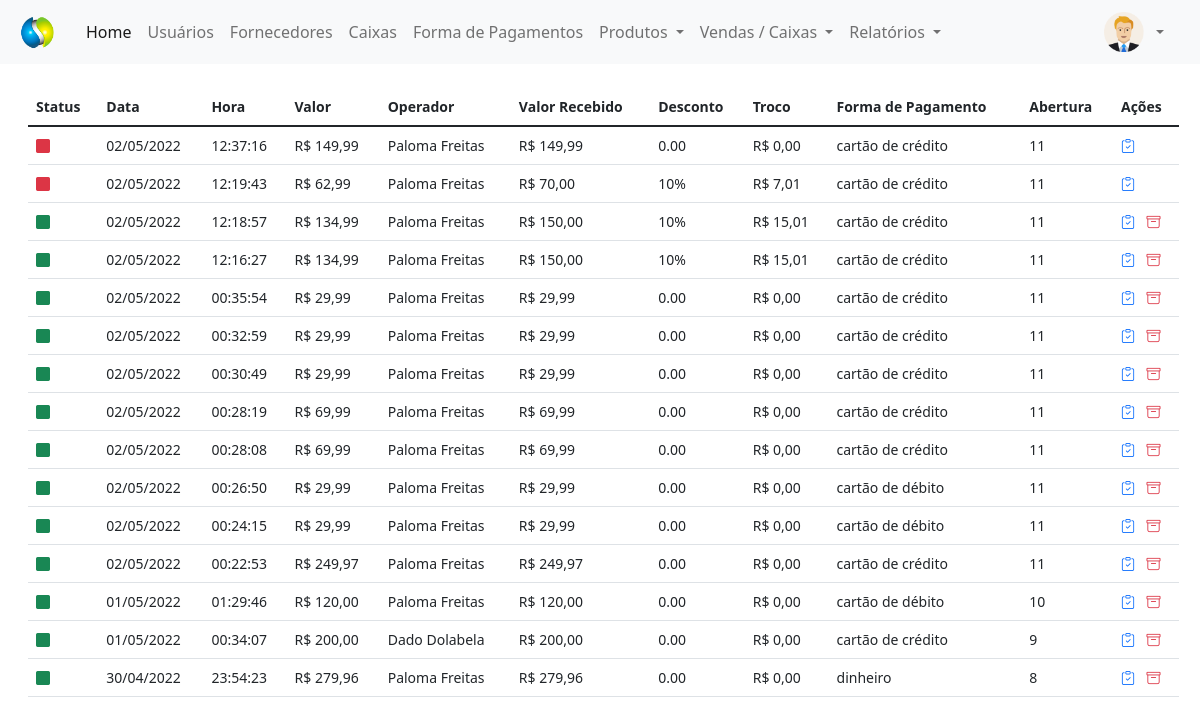
/painel-adm/index.php?pagina=vendas (signed in), run on the app's committed database.
### tables this page shows
CREATE TABLE `vendas` (
  `id` int(11) NOT NULL,
  `valor` decimal(8,2) NOT NULL,
  `data` date NOT NULL,
  `hora` time NOT NULL,
  `operador` int(11) NOT NULL,
  `valor_recebido` decimal(8,2) NOT NULL,
  `desconto` varchar(30) NOT NULL,
  `troco` decimal(8,2) NOT NULL,
  `forma_pgto` int(11) NOT NULL,
  `abertura` int(11) NOT NULL,
  `status` varchar(15) NOT NULL
);

CREATE TABLE `usuarios` (
  `id` int(11) NOT NULL,
  `nome` varchar(80) NOT NULL,
  `email` varchar(80) NOT NULL,
  `cpf` varchar(15) NOT NULL,
  `senha` varchar(20) NOT NULL,
  `nivel` varchar(20) NOT NULL
);

CREATE TABLE `forma_pgtos` (
  `id` int(11) NOT NULL,
  `codigo` int(11) NOT NULL,
  `nome` varchar(30) NOT NULL
);

### painel-adm/vendas.php (the view, shortened to what this page needs)
<?php
require_once('../conexao.php');
$pag = 'vendas';
?>
<!DOCTYPE html>
<html lang="en">
<head>
</head>
<body>
    <div class="mt-4" style="margin-right: 25px">
        <?php
        $query_tab = $pdo->query("SELECT * FROM vendas order by id desc");
        $res_tab = $query_tab->fetchAll(PDO::FETCH_ASSOC);
        $total_reg_tab = @count($res_tab);
        if ($total_reg_tab > 0) {
        ?>
            <small>
                <table id="vendas" class="table table-hover my-4" style="width:100%">
                    <thead>
                        <tr>
                            <th>Status</th>
                            <th>Data</th>
                            <th>Hora</th>
                            <th>Valor</th>
                            <th>Operador</th>
                            <th>Valor Recebido
                            </th>
                            <th>Desconto</th>
                            <th>Troco</th>
                            <th>Forma de Pagamento
                            </th>
                            <th>Abertura
                            </th>
                            <th>Ações</th>
                        </tr>
                    </thead>
                    <tbody>
                        <?php
                        for ($i = 0; $i < $total_reg_tab; $i++) {
                            $valor = "R$ " . number_format($res_tab[$i]['valor'], 2, ',', '.');
                            $valor_recebido = "R$ " . number_format($res_tab[$i]['valor_recebido'], 2, ',', '.');
                            $troco = "R$ " . number_format($res_tab[$i]['troco'], 2, ',', '.');
                            $data = implode('/', array_reverse(explode('-', $res_tab[$i]['data'])));
                            $id_venda = $res_tab[$i]['id'];
                            $codigo_forma_pgto = $res_tab[$i]['forma_pgto'];
                            $query2 = $pdo->query("SELECT * FROM forma_pgtos WHERE codigo = '$codigo_forma_pgto'");
                            $res2 = $query2->fetchAll(PDO::FETCH_ASSOC);
                            $nome_forma_pgto = $res2[0]['nome'];
                            $id_operador = $res_tab[$i]['operador'];
                            $query3 = $pdo->query("SELECT * FROM usuarios WHERE id = '$id_operador'");
                            $res3 = $query3->fetchAll(PDO::FETCH_ASSOC);
                            $nome_operador = $res3[0]['nome'];
                            if ($res_tab[$i]['status'] == 'Concluída') {
                                $classe = 'text-success';
                            } else {
                                $classe = 'text-danger';
                            }
                        ?>
                            <tr>
                                <td>
                                    <i class="bi bi-square-fill <?php echo $classe; ?>"></i>
                                </td>
                                <td><?php echo $data; ?></td>
                                <td><?php echo $res_tab[$i]['hora']; ?></td>
                                <td><?php echo $valor ?></td>
                                <td><?php echo $nome_operador ?></td>
                                <td><?php echo $valor_recebido; ?></td>
                                <td><?php echo $res_tab[$i]['desconto']; ?></td>
                                <td><?php echo $troco; ?></td>
                                <td><?php echo $nome_forma_pgto; ?></td>
                                <td><?php echo $res_tab[$i]['abertura']; ?></td>
                                <td>
                                    <a href="../painel-operador/comprovante_class.php?id=<?php echo $id_venda; ?>" type="button" title="Gerar Comprovante" style="text-decoration: none" target="_blank">
                                        <i class="bi bi-clipboard-check text-primary me-2"></i>
                                    </a>
                                    <?php if ($res_tab[$i]['status'] == 'Concluída') { ?>
                                        <a href="index.php?pagina=<?php echo $pag; ?>&funcao=deletar&id=<?php echo $res_tab[$i]['id']; ?>" type="button" title="Cancelar Venda">
                                            <i class="bi bi-archive text-danger"></i>
                                        </a>
                                    <?php } ?>
                                </td>
                            </tr>
                        <?php }
                        ?>
                    </tbody>
                </table>
            </small>
        <?php } else {
            echo "Não existem dados para serem exibidos!";
        } ?>
    </div>
</body>
</html>

### data on the page
vendas: data "02/05/2022", hora "12:37:16", valor "R$ 149,99", usuarios.nome "Paloma Freitas", valor_recebido "R$ 149,99", desconto "0.00", troco "R$ 0,00", forma_pgtos.nome "cartão de crédito", abertura "11"
vendas: data "02/05/2022", hora "12:19:43", valor "R$ 62,99", usuarios.nome "Paloma Freitas", valor_recebido "R$ 70,00", desconto "10%", troco "R$ 7,01", forma_pgtos.nome "cartão de crédito", abertura "11"
vendas: data "02/05/2022", hora "12:18:57", valor "R$ 134,99", usuarios.nome "Paloma Freitas", valor_recebido "R$ 150,00", desconto "10%", troco "R$ 15,01", forma_pgtos.nome "cartão de crédito", abertura "11"
vendas: data "02/05/2022", hora "12:16:27", valor "R$ 134,99", usuarios.nome "Paloma Freitas", valor_recebido "R$ 150,00", desconto "10%", troco "R$ 15,01", forma_pgtos.nome "cartão de crédito", abertura "11"
vendas: data "02/05/2022", hora "00:35:54", valor "R$ 29,99", usuarios.nome "Paloma Freitas", valor_recebido "R$ 29,99", desconto "0.00", troco "R$ 0,00", forma_pgtos.nome "cartão de crédito", abertura "11"
vendas: data "02/05/2022", hora "00:32:59", valor "R$ 29,99", usuarios.nome "Paloma Freitas", valor_recebido "R$ 29,99", desconto "0.00", troco "R$ 0,00", forma_pgtos.nome "cartão de crédito", abertura "11"
vendas: data "02/05/2022", hora "00:30:49", valor "R$ 29,99", usuarios.nome "Paloma Freitas", valor_recebido "R$ 29,99", desconto "0.00", troco "R$ 0,00", forma_pgtos.nome "cartão de crédito", abertura "11"
vendas: data "02/05/2022", hora "00:28:19", valor "R$ 69,99", usuarios.nome "Paloma Freitas", valor_recebido "R$ 69,99", desconto "0.00", troco "R$ 0,00", forma_pgtos.nome "cartão de crédito", abertura "11"
vendas: data "02/05/2022", hora "00:28:08", valor "R$ 69,99", usuarios.nome "Paloma Freitas", valor_recebido "R$ 69,99", desconto "0.00", troco "R$ 0,00", forma_pgtos.nome "cartão de crédito", abertura "11"
vendas: data "02/05/2022", hora "00:26:50", valor "R$ 29,99", usuarios.nome "Paloma Freitas", valor_recebido "R$ 29,99", desconto "0.00", troco "R$ 0,00", forma_pgtos.nome "cartão de débito", abertura "11"
vendas: data "02/05/2022", hora "00:24:15", valor "R$ 29,99", usuarios.nome "Paloma Freitas", valor_recebido "R$ 29,99", desconto "0.00", troco "R$ 0,00", forma_pgtos.nome "cartão de débito", abertura "11"
vendas: data "02/05/2022", hora "00:22:53", valor "R$ 249,97", usuarios.nome "Paloma Freitas", valor_recebido "R$ 249,97", desconto "0.00", troco "R$ 0,00", forma_pgtos.nome "cartão de crédito", abertura "11"
vendas: data "01/05/2022", hora "01:29:46", valor "R$ 120,00", usuarios.nome "Paloma Freitas", valor_recebido "R$ 120,00", desconto "0.00", troco "R$ 0,00", forma_pgtos.nome "cartão de débito", abertura "10"
vendas: data "01/05/2022", hora "00:34:07", valor "R$ 200,00", usuarios.nome "Dado Dolabela", valor_recebido "R$ 200,00", desconto "0.00", troco "R$ 0,00", forma_pgtos.nome "cartão de crédito", abertura "9"
vendas: data "30/04/2022", hora "23:54:23", valor "R$ 279,96", usuarios.nome "Paloma Freitas", valor_recebido "R$ 279,96", desconto "0.00", troco "R$ 0,00", forma_pgtos.nome "dinheiro", abertura "8"
